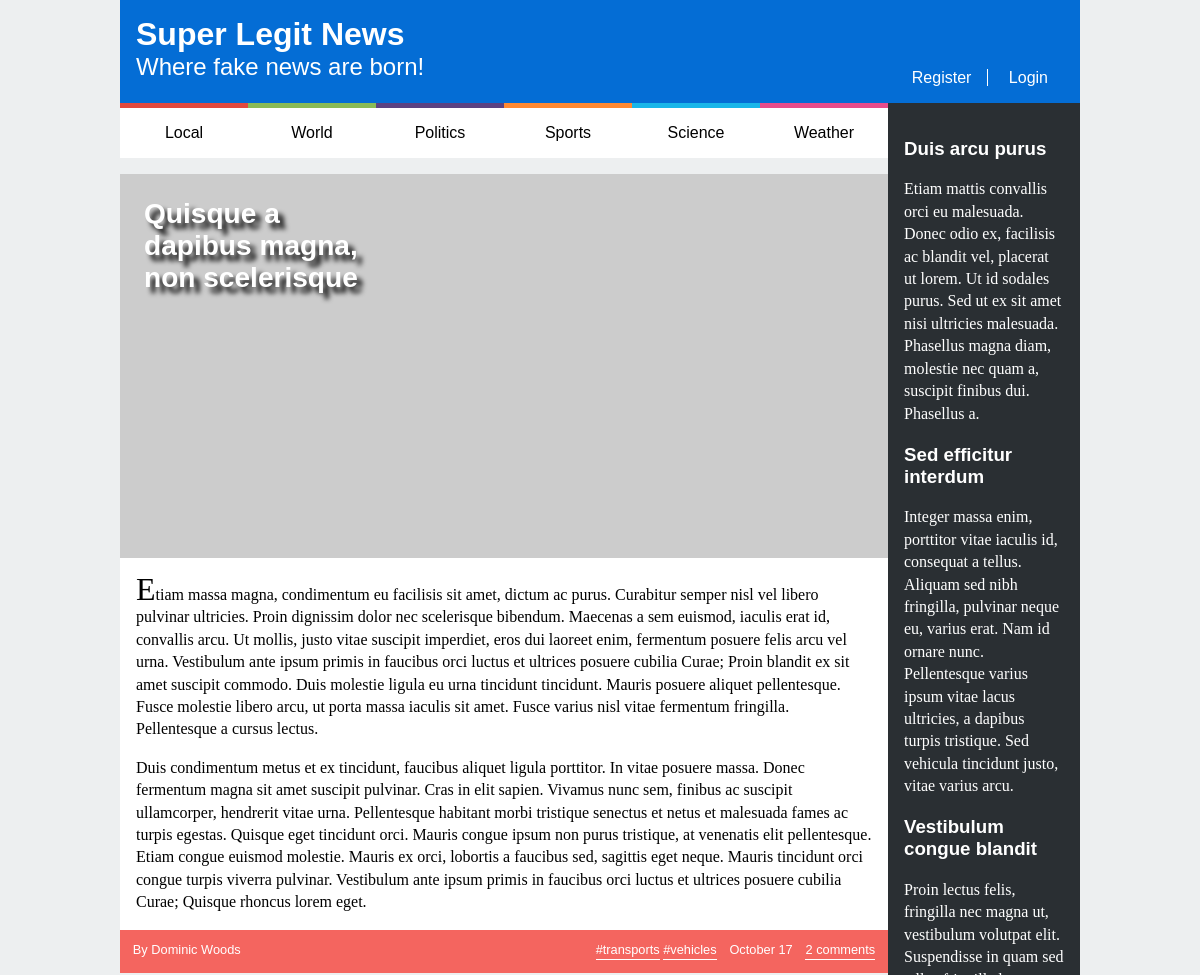
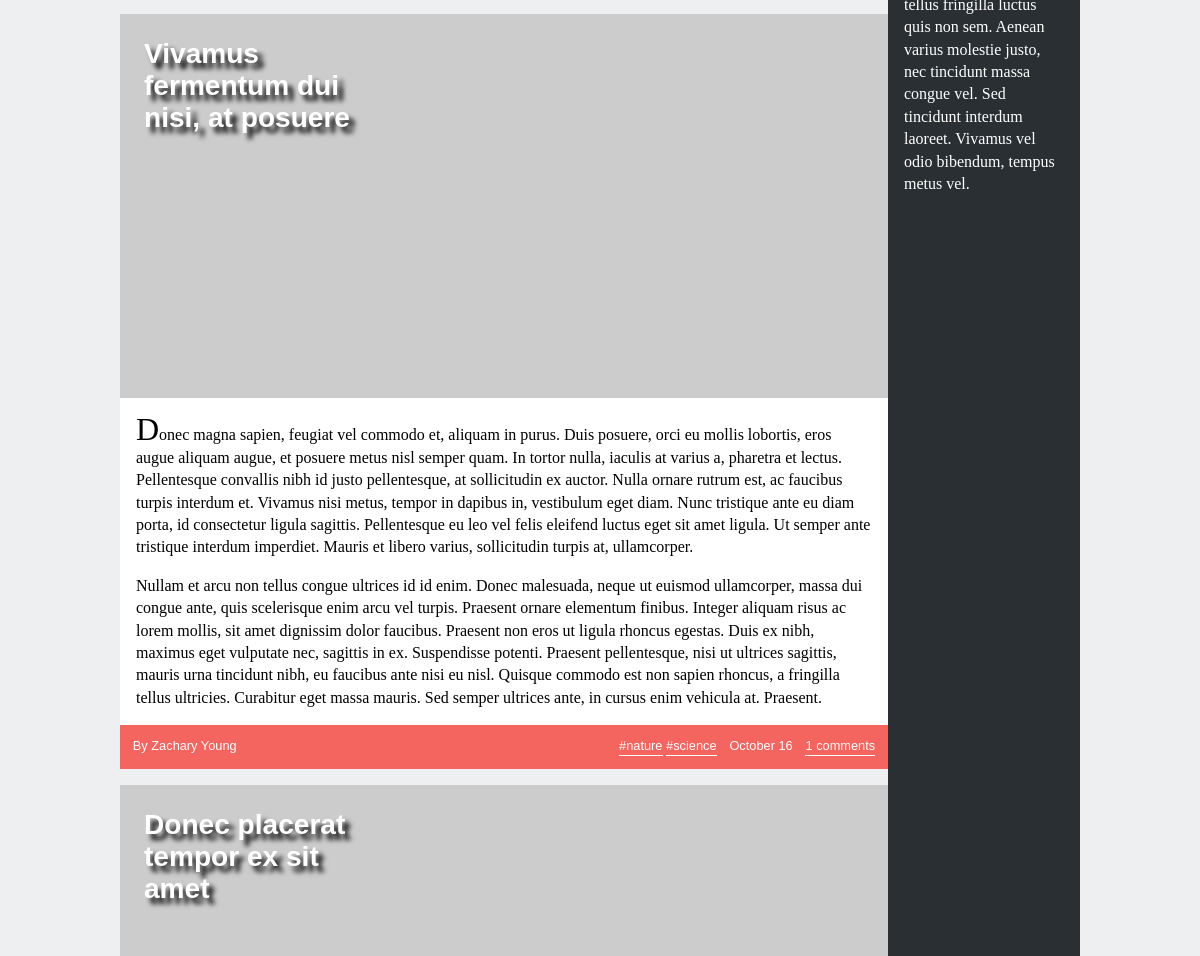
Before: / (upper part) with the older database file (2 pictures, top to bottom).
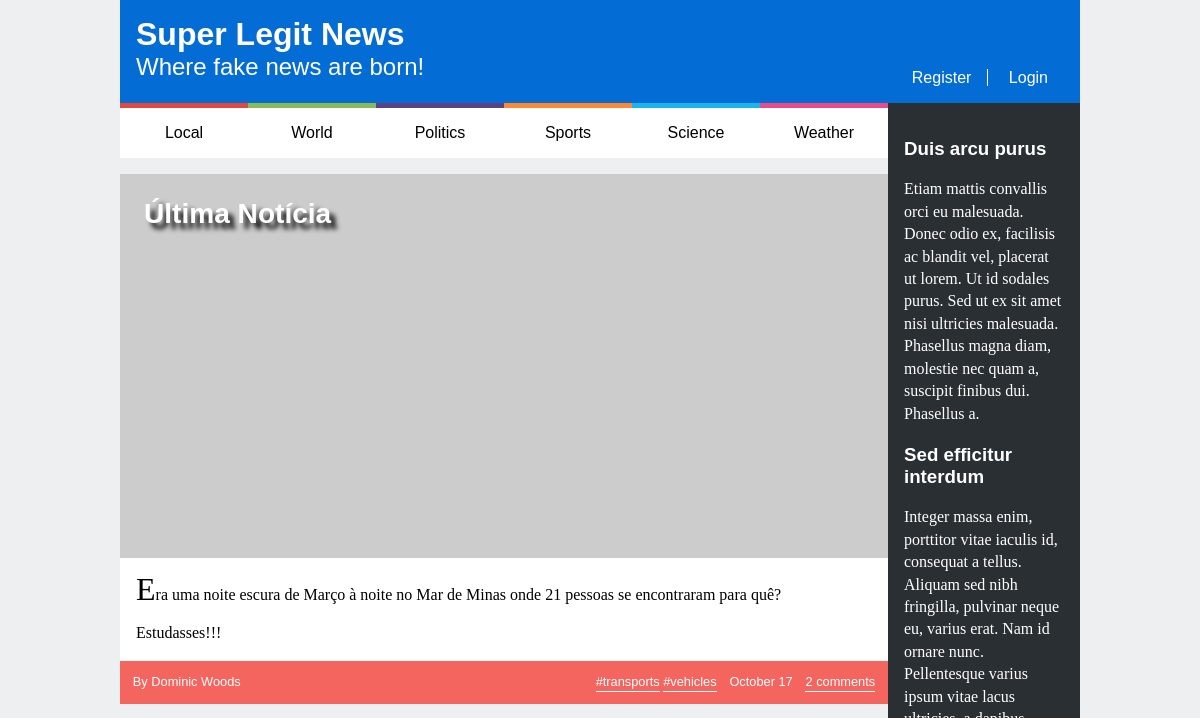
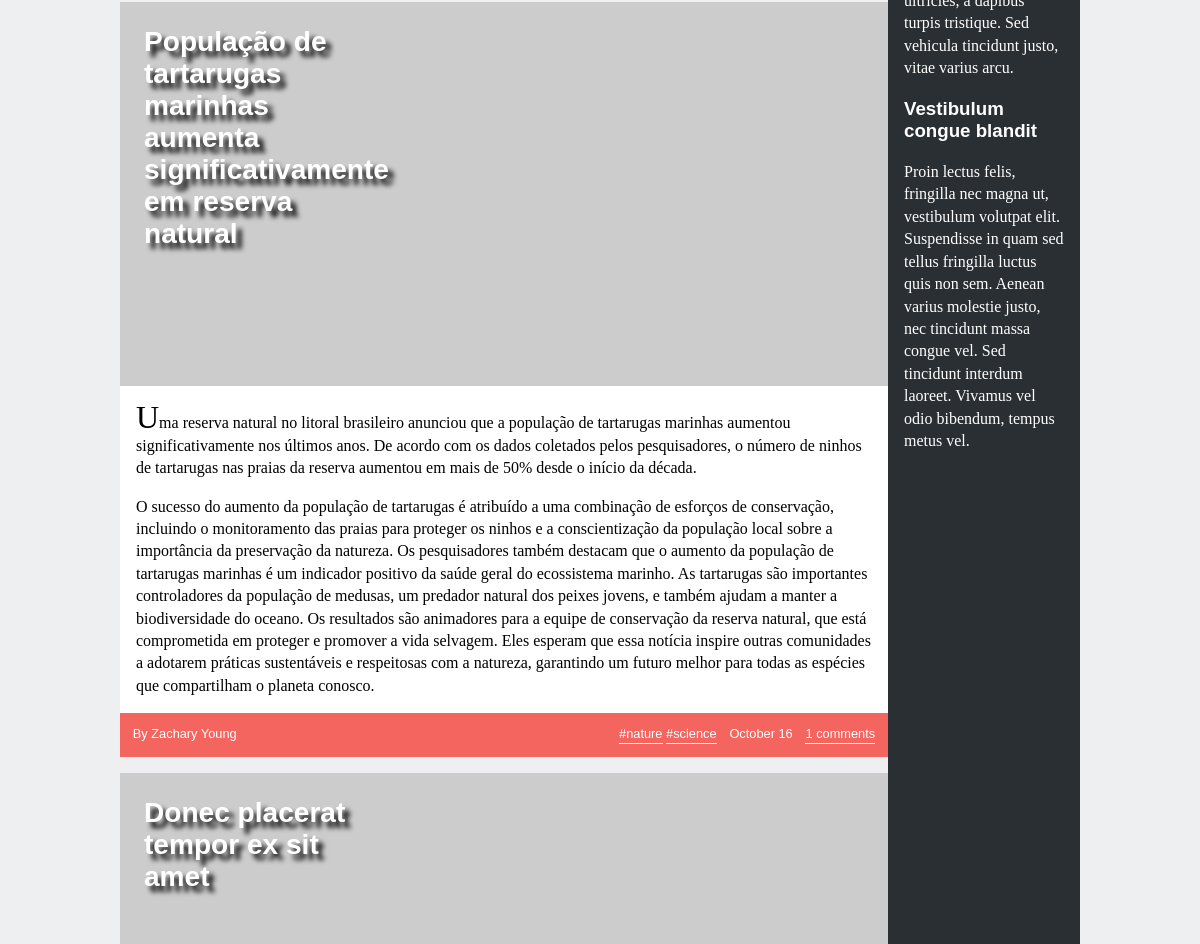
After: the same page with the newer database file (2 pictures, top to bottom).
### tables this page shows
CREATE TABLE news (
  id INTEGER PRIMARY KEY,            -- article id
  title VARCHAR,                     -- title of the article
  published INTEGER,                 -- date when the article was published in epoch format
  tags VARCHAR,                      -- comma separated tags
  username VARCHAR REFERENCES users, -- user that wrote the article
  introduction VARCHAR,              -- a introductory paragraph
  fulltext VARCHAR                   -- the rest of the text
);

### index.php (called while the page is built, shortened)
<?php
  require_once('database/news.php');
  require_once('templates/common.php');
  require_once('templates/news.php');
  $db = getDatabaseConnection();
  $articles = getAllNews($db);
  output_header();
  output_article_list($articles);
  output_footer();
?>

### database/news.php (called while the page is built, shortened)
<?php
    function getAllNews($db) {
        $stmt = $db->prepare("SELECT news.*, users.*, COUNT(comments.id) AS comments FROM news JOIN users USING (username) LEFT JOIN comments ON comments.news_id = news.id GROUP BY news.id, users.username ORDER BY published DESC");
        $stmt->execute();
        $articles = $stmt->fetchAll();
        return $articles;
    }
?>

### templates/news.php (the view, shortened to what this page needs)
<?php function output_article_list($articles) { ?>
    <section id='news'>
    <?php
        foreach ($articles as $article) {
            $date = date('F j', $article['published']);
            $tags = explode(',', $article['tags']);
    ?>
    <article><header><h1><a href='article.php?id=<?=$article['id']?>'><?=$article['title']?></a></h1></header>
    <img src='https://picsum.photos/600/300?"<?=$tags[0]?>' alt=''>
    <p><?=$article['introduction']?></p>
    <p><?=$article['fulltext']?></p>
    <footer><span class='author'><?=$article['name']?></span>
    <span class='tags'><a href='index.php'>#<?=$tags[0]?></a> <a href='index.php'>#<?=$tags[1]?></a></span>
    <span class='date'><?=$date?></span>
    <a class='comments' href='article.php?id=<?=$article['id']?>#comments'><?=$article['comments']?></a>
    </footer></article>
    <?php } ?>
    </section>
<?php } ?>

### templates/common.php (shortened to what this page needs)
<?php function output_header() { ?>
    <!DOCTYPE html>
    <html lang="en-US">
    <head>
        <link href="style.css" rel="stylesheet">
        <link href="layout.css" rel="stylesheet">
        <link href="responsive.css" rel="stylesheet">
        <link href="comments.css" rel="stylesheet">
        <link href="forms.css" rel="stylesheet">
    </head>
    <body>
        <header>
        <h1><a href="index.php">Super Legit News</a></h1>
        <h2><a href="index.php">Where fake news are born!</a></h2>
        <div id="signup">
            <a href="register.html">Register</a>
            <a href="login.html">Login</a>
        </div>
        </header>
        <nav id="menu">
        <ul>
            <li><a href="index.php">Local</a></li>
            <li><a href="index.php">World</a></li>
            <li><a href="index.php">Politics</a></li>
            <li><a href="index.php">Sports</a></li>
            <li><a href="index.php">Science</a></li>
            <li><a href="index.php">Weather</a></li>
        </ul>
        </nav>
        <aside id="related">
        <article>
            <h1><a href="#">Duis arcu purus</a></h1>
            <p>Etiam mattis convallis orci eu malesuada. Donec odio ex, facilisis ac blandit vel, placerat ut lorem. Ut id sodales purus. Sed ut ex sit amet nisi ultricies malesuada. Phasellus magna diam, molestie nec quam a, suscipit finibus dui. Phasellus a.</p>
        </article>
        <article>
            <h1><a href="#">Sed efficitur interdum</a></h1>
            <p>Integer massa enim, porttitor vitae iaculis id, consequat a tellus. Aliquam sed nibh fringilla, pulvinar neque eu, varius erat. Nam id ornare nunc. Pellentesque varius ipsum vitae lacus ultricies, a dapibus turpis tristique. Sed vehicula tincidunt justo, vitae varius arcu.</p>
        </article>
        <article>
            <h1><a href="#">Vestibulum congue blandit</a></h1>
            <p>Proin lectus felis, fringilla nec magna ut, vestibulum volutpat elit. Suspendisse in quam sed tellus fringilla luctus quis non sem. Aenean varius molestie justo, nec tincidunt massa congue vel. Sed tincidunt interdum laoreet. Vivamus vel odio bibendum, tempus metus vel.</p>
        </article>
        </aside>
<?php } ?>
<?php function output_footer() { ?>
    </body>
    </html>
<?php }?>

### style.css (style rules this page uses)
body > header { background-color: #046dd5; color: white; padding: 1em; }
body > header h1, body > header h2 { margin: 0; }
body > header a { color: white; text-decoration: none; }
body > header #signup a:first-child { border-right: 1px solid white; }
body > header #signup { margin-top: 1em; }
body > header #signup a { padding: 0 1em; }
body > header #signup a:first-child { padding-left: 0; }
#menu ul { margin: 0; padding: 0; }
#menu li { background-color: white; text-align: center; list-style-type: none; padding: 1em 0; }
#menu li a { color: black; text-decoration: none; }
#news header { max-width: 10em; padding: 1em; position: absolute; }
#news header h1 { margin: 0; text-shadow: .2em .2em .2em black; }
#news header a { color: white; text-decoration: none; }
#news img { width: 100%; }
#news > article { background-color: white; margin: 1em 0; }
#news > article > p { padding: 0 1em; }
#news > article > p:first-of-type:first-letter { font-size: 2em; }
#news footer { color: white; background-color: #f4655f; padding: 1em; }
#news footer a { color: white; text-decoration: none; border-bottom: 1px solid white; padding-bottom: 2px; }
#news footer .tags { margin-right: 1em; }
#news footer .comments { margin-left: 1em; }
#news footer .comments:after { content: ' comments'; }
#news footer .author:before { content: "By "; }
#related { background-color: #2a2f33; padding: 1em; }
#related h1 a { color: white; text-decoration: none; }
#related p { color: white; }
body { font-family: "Poppins", sans-serif; }
p { font-family: "Lora", serif; line-height: 1.4em; }
body > header h2 { font-weight: normal; }
#news header { font-size: 1.5em; }
#news footer { font-size: 0.8em; }
#menu li:nth-child(1) { border-top: 5px solid #e1493e; }
#menu li:nth-child(2) { border-top: 5px solid #8aba56; }
#menu li:nth-child(3) { border-top: 5px solid #5b4282; }
#menu li:nth-child(4) { border-top: 5px solid #ff8932; }
#menu li:nth-child(5) { border-top: 5px solid #19b6e9; }
#menu li:nth-child(6) { border-top: 5px solid #e84c8b; }

### layout.css (style rules this page uses)
body { background-color: #edeff0; margin: 0 auto; width: 60em; display: grid; grid-template-columns: [start] 4fr [middle] 1fr [end]; grid-template-rows: [start] auto [nav] auto [news] 1fr [footer] auto [end]; }
body > header { grid-column: start / end; }
#menu { grid-column: start; }
aside { grid-column: middle; grid-row: nav / end; }
#news { grid-column: start; }
body > header { display: grid; grid-template-columns: 1fr auto; grid-template-rows: auto auto; }
body > header h1 { grid-column: 1; grid-row: 1; }
body > header h2 { grid-column: 1; grid-row: 2; }
body > header #signup { grid-column: 2; grid-row: 2; }
#menu ul { display: flex; flex-direction: row; }
#menu li { display: block; flex: 1; }
#news footer { display: flex; }
#news footer .author { flex-grow: 1; }

Changed rows visible on the page:
changed news "transports": title "Quisque a dapibus magna, non scelerisque" → "Última Notícia"; introduction "Etiam massa magna, condimentum eu facilisis sit amet, dictum ac purus. Curabitur semper nisl vel libero pulvinar ultricies. Proin dignissim dolor nec scelerisque bibendum. Maecenas a sem euismod, iaculis erat id, convallis arcu. Ut mollis, justo vitae suscipit imperdiet, eros dui laoreet enim, fermentum posuere felis arcu vel urna. Vestibulum ante ipsum primis in faucibus orci luctus et ultrices posuere cubilia Curae; Proin blandit ex sit amet suscipit commodo. Duis molestie ligula eu urna tincidunt tincidunt. Mauris posuere aliquet pellentesque. Fusce molestie libero arcu, ut porta massa iaculis sit amet. Fusce varius nisl vitae fermentum fringilla. Pellentesque a cursus lectus." → "Era uma noite escura de Março à noite no Mar de Minas onde 21 pessoas se encontraram para quê?"; fulltext "Duis condimentum metus et ex tincidunt, faucibus aliquet ligula porttitor. In vitae posuere massa. Donec fermentum magna sit amet suscipit pulvinar. Cras in elit sapien. Vivamus nunc sem, finibus ac suscipit ullamcorper, hendrerit vitae urna. Pellentesque habitant morbi tristique senectus et netus et malesuada fames ac turpis egestas. Quisque eget tincidunt orci. Mauris congue ipsum non purus tristique, at venenatis elit pellentesque. Etiam congue euismod molestie. Mauris ex orci, lobortis a faucibus sed, sagittis eget neque. Mauris tincidunt orci congue turpis viverra pulvinar. Vestibulum ante ipsum primis in faucibus orci luctus et ultrices posuere cubilia Curae; Quisque rhoncus lorem…" → "Estudasses!!!"
changed news "nature": title "Vivamus fermentum dui nisi, at posuere" → "População de tartarugas marinhas aumenta significativamente em reserva natural"; introduction "Donec magna sapien, feugiat vel commodo et, aliquam in purus. Duis posuere, orci eu mollis lobortis, eros augue aliquam augue, et posuere metus nisl semper quam. In tortor nulla, iaculis at varius a, pharetra et lectus. Pellentesque convallis nibh id justo pellentesque, at sollicitudin ex auctor. Nulla ornare rutrum est, ac faucibus turpis interdum et. Vivamus nisi metus, tempor in dapibus in, vestibulum eget diam. Nunc tristique ante eu diam porta, id consectetur ligula sagittis. Pellentesque eu leo vel felis eleifend luctus eget sit amet ligula. Ut semper ante tristique interdum imperdiet. Mauris et libero varius, sollicitudin turpis at, ullamcorper." → "Uma reserva natural no litoral brasileiro anunciou que a população de tartarugas marinhas aumentou significativamente nos últimos anos. De acordo com os dados coletados pelos pesquisadores, o número de ninhos de tartarugas nas praias da reserva aumentou em mais de 50% desde o início da década."; fulltext "Nullam et arcu non tellus congue ultrices id id enim. Donec malesuada, neque ut euismod ullamcorper, massa dui congue ante, quis scelerisque enim arcu vel turpis. Praesent ornare elementum finibus. Integer aliquam risus ac lorem mollis, sit amet dignissim dolor faucibus. Praesent non eros ut ligula rhoncus egestas. Duis ex nibh, maximus eget vulputate nec, sagittis in ex. Suspendisse potenti. Praesent pellentesque, nisi ut ultrices sagittis, mauris urna tincidunt nibh, eu faucibus ante nisi eu nisl. Quisque commodo est non sapien rhoncus, a fringilla tellus ultricies. Curabitur eget massa mauris. Sed semper ultrices ante, in cursus enim vehicula at. Praesent." → "O sucesso do aumento da população de tartarugas é atribuído a uma combinação de esforços de conservação, incluindo o monitoramento das praias para proteger os ninhos e a conscientização da população local sobre a importância da preservação da natureza. Os pesquisadores também destacam que o aumento da população de tartarugas marinhas é um indicador positivo da saúde geral do ecossistema marinho. As tartarugas são importantes controladores da população de medusas, um predador natural dos peixes jovens, e também ajudam a manter a biodiversidade do oceano. Os resultados são animadores para a equipe de conservação da reserva natural, que está comprometida em proteger e promover a vida selvagem.…"
